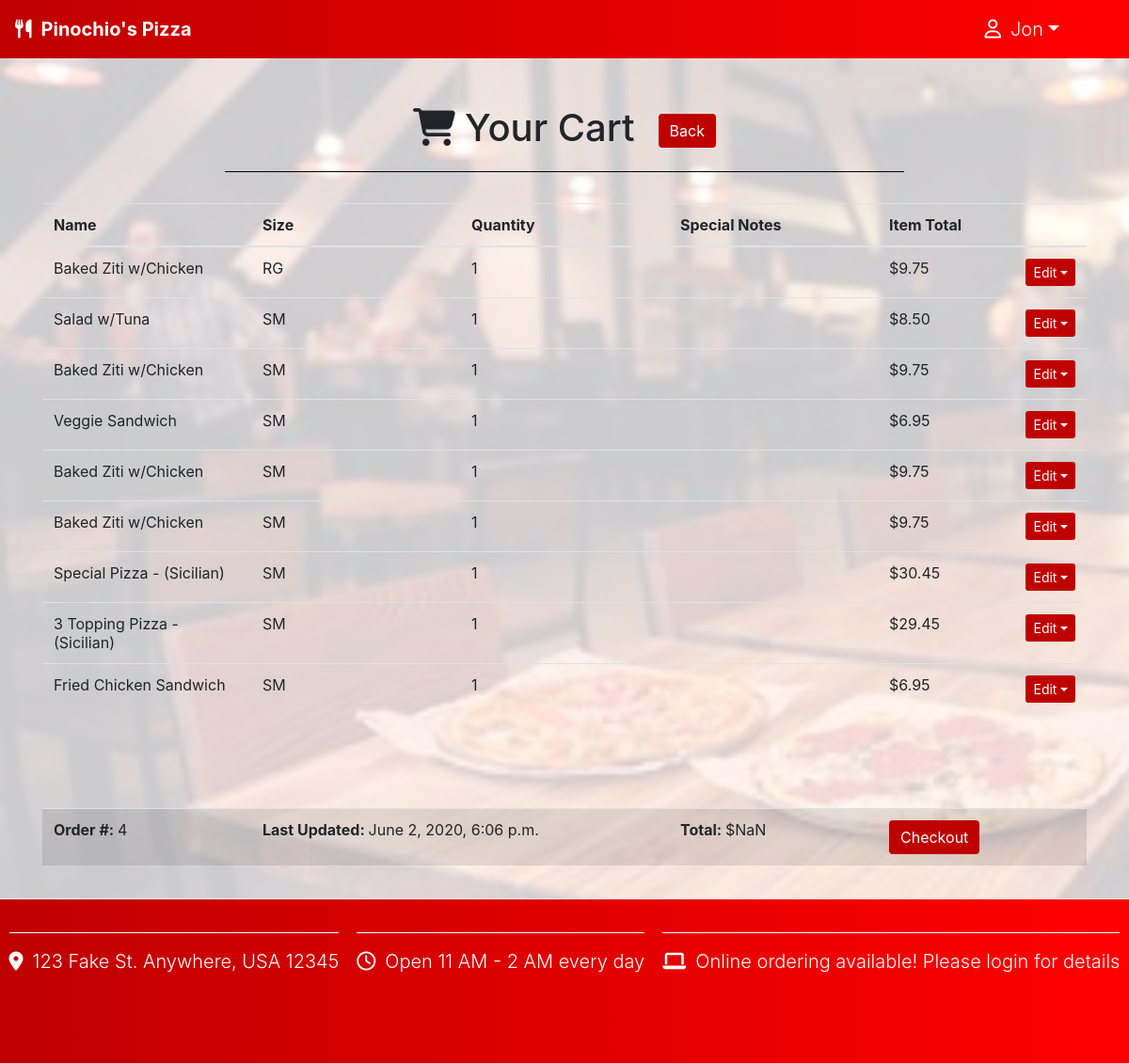
/viewCart (signed in), run on the app's committed database.
### orders/models.py (models this page shows, shortened)
class OrderDetail(models.Model):
    order = models.ForeignKey(Order, on_delete=models.CASCADE)
    item = models.ForeignKey(MenuItem, on_delete=models.CASCADE)
    ITEM_SIZES = [
    ('SM', "Small"),
    ('LG', "Large")
    ]
    size = models.CharField(max_length=2, blank=True, choices=ITEM_SIZES)
    quantity = models.IntegerField(default=1)
    toppings = models.ManyToManyField(PizzaTopping, blank=True)
    sandwichToppings = models.ManyToManyField(CheesesteakTopping, blank=True)
    extraCheese = models.BooleanField(default=False)
    total = models.DecimalField(max_digits=4, decimal_places=2, default=0.0)
    notes = models.CharField(max_length=64, blank=True)
    def updateTotal(self):
        self.total = self.item.priceLarge * self.quantity if self.size == 'LG' else self.item.priceSmall * self.quantity
        self.save()
        return self.total

class MenuItem(models.Model):
    name = models.CharField(max_length=30)
    priceSmall = models.DecimalField(max_digits=4, decimal_places=2, default=0.0)
    priceLarge = models.DecimalField(max_digits=4, decimal_places=2, default=0.0)
    PIZZA_STYLES = [
        ('NML', "Normal"),
        ('SCL', "Sicilian")
    ]
    pizzaStyle = models.CharField(max_length=3, choices=PIZZA_STYLES, blank=True)
    pizzaToppingsCount = models.IntegerField(default=0)
    category = models.ForeignKey(Category, on_delete=models.CASCADE)
    def __str__(self):
        if self.pizzaStyle != '':
            return f"{self.name} - ({self.get_pizzaStyle_display()})"
        else:
            return f"{self.name}"

class Order(models.Model):
    id = models.AutoField(primary_key=True)
    user = models.ForeignKey(settings.AUTH_USER_MODEL, on_delete=models.CASCADE)
    created = models.DateTimeField(auto_now_add=True)
    lastUpdated = models.DateTimeField(auto_now=True)
    items = models.ManyToManyField(MenuItem, blank=True, through='OrderDetail')
    completed = models.BooleanField(default=False)
    total = models.DecimalField(max_digits=6, decimal_places=2, default=0.0)
    def updateTotal(self):
        order_items = OrderDetail.objects.filter(order = self.id).all()
        self.total = order_items.aggregate(Sum('total'))['total__sum'] if len(order_items) > 0 else 0.0
        self.save()
        return self.total

### orders/views.py (the view)
# urls.py: path("viewCart", viewCart.as_view(), name="viewCart"),
class viewCart(ListView):
    template_name = "orders/viewCart.html"
    def get_queryset(self):
        try:
            currentOrder = Order.objects.get(user=self.request.user, completed=False)
        except Order.DoesNotExist:
            currentOrder = None
        return OrderDetail.objects.filter(order = currentOrder)
    def get_context_data(self, **kwargs):
        context = super().get_context_data(**kwargs)
        currentOrder = Order.objects.get(user=self.request.user, completed=False)
        context["paymentPrice"] = currentOrder.total * 100
        return context

### orders/templates/orders/viewCart.html (shortened to what this page needs)
{% extends 'base.html' %}
{% load static %}
{% block body %}
<h1 class="specialHeader"><i class="fas fa-shopping-cart"></i>Your Cart<button class="btn btn-primary">Back</button></h1>
  <table class="table" id="cartDisplay">
    <thead>
        <tr>
        <th>Name</th>
        <th>Size</th>
        <th>Quantity</th>
        <th>Special Notes</th>
        <th>Item Total</th>
        </tr>
    </thead>
    {% if object_list %}
    <tbody>
      {% for detail in object_list %}
      <tr>
        <td>{{ detail.item }}</td>
        {% if detail.size %}
        <td>{{ detail.size }}</td>
        {% else %}
        <td>RG</td>
        {% endif %}
        <td>{{ detail.quantity }}</td>
        <td>{{ detail.notes }}</td>
        <td>${{ detail.updateTotal }}<div id="itemEditOptions" class="dropdown">
          <button class="btn btn-primary dropdown-toggle btn-sm" type="button" data-toggle="dropdown">Edit</button>
          </div>
        </td>
      </tr>
      {% endfor %}
      </tbody>
      <tfoot>
        <tr>
        <td id="orderNumber" data-order="{{ object_list.0.order.id }}"><b>Order #: </b>{{ object_list.0.order.id }}</td>
        <td colspan="2"><b>Last Updated: </b>{{ object_list.0.order.lastUpdated }}</td>
        <td><b>Total: </b><span id="orderTotalClean">$</span></td>
        <td><button class="btn btn-primary">Checkout</button></td>
        </tr>
      </tfoot>
  {% endif %}
  </table>
{% endblock %}

### templates/base.html (shortened to what this page needs)
{% load static %}
<html>
  <head>
    <link href="https://maxcdn.bootstrapcdn.com/bootstrap/4.1.3/css/bootstrap.min.css" rel="stylesheet">
    <link rel="stylesheet" href="{% static 'styles.css' %}">
  </head>
  <nav class="navbar navbar-expand-lg">
    <a class="navbar-brand lead" href="/"><i class="fas fa-utensils"></i>Pinochio's Pizza</a>
    <ul class="navbar-nav ml-auto">
      {% if user.username %}
      <div class="dropdown d-inline">
        <a class="nav-link dropdown-toggle lead" role="button" id="userDetails" data-toggle="dropdown"><i class="far fa-user"></i>{{ user.username }}</a>
      </div>
      {% endif %}
    </ul>
  </nav>
  <body>
    <div class="container">
    <div id="restaurant-pic"></div>
    {% block body %}
    {% endblock %}
    </div>
  </body>
  <footer>
    <div>
      <div class="footer-details"><p class="lead"><i class="fas fa-map-marker-alt"></i>123 Fake St. Anywhere, USA 12345</p></div>
      <div class="footer-details"><p class="lead"><i class="far fa-clock"></i>Open 11 AM - 2 AM every day</p></div>
      <div class="footer-details"><p class="lead"><i class="fas fa-laptop"></i>Online ordering available! Please login for details</p></div>
    </div>
  </footer>
</html>

### static/styles.css (style rules this page uses)
body, html { text-align: center; min-height: 100%; position: relative; }
.navbar { background-image: linear-gradient(to right, #bf0000, red); }
i { margin-right: 10px; }
.footer-details { height: 50%; }
.specialHeader button { margin-left: 25px; }
.container { min-height: 75vh; display: block; z-index: -1; }
footer div { height: 75%; border-top: 1px solid white; margin-top: 35px; display: flex; flex-flow: row wrap; justify-content: space-around; }
.footer-details > p { margin-top: 15px; }
.btn-primary { background-color: #bf0000; border: black; }
#restaurant-pic { position: absolute; top: 0; bottom: 0; right: 0; left: 0; width: 100%; height: 100%; opacity: .2; background-image: url("images/pizza_restaurant_photo.jpg"); background-size: cover; z-index: -1; }
footer { color: white; height: 175px; position: relative; bottom: 0; width: 100%; background-image: linear-gradient(to right, #bf0000, red); }
.navbar > a { color: white; font-weight: bold; }
#userDetails { color: white; margin-right: 50px; }
table { columns: 6; table-layout: fixed; }
tbody { display: none; }
tbody button { margin-left: 30px; }
.specialHeader { width: 65%; margin: 0 auto; margin-top: 50px; margin-bottom: 3%; border-bottom: 1px solid black; padding-bottom: 2%; }
tfoot > tr { background-color: rgba(0,0,0,.10); }
#cartDisplay tbody { display: table-row-group; }
tfoot::before { content: ''; display: block; height: 100px; }
#itemEditOptions { display: inline; float: right; }

### data on the page
OrderDetail: item "Baked Ziti w/Chicken", shows "RG", quantity "1", updateTotal "9.75", order "4", order.lastUpdated "June 2, 2020, 6:06 p.m."
OrderDetail: item "Salad w/Tuna", size "SM", quantity "1", updateTotal "8.50"
OrderDetail: item "Baked Ziti w/Chicken", size "SM", quantity "1", updateTotal "9.75"
OrderDetail: item "Veggie Sandwich", size "SM", quantity "1", updateTotal "6.95"
OrderDetail: item "Baked Ziti w/Chicken", size "SM", quantity "1", updateTotal "9.75"
OrderDetail: item "Baked Ziti w/Chicken", size "SM", quantity "1", updateTotal "9.75"
OrderDetail: item "Special Pizza - (Sicilian)", size "SM", quantity "1", updateTotal "30.45"
OrderDetail: item "3 Topping Pizza - (Sicilian)", size "SM", quantity "1", updateTotal "29.45"
OrderDetail: item "Fried Chicken Sandwich", size "SM", quantity "1", updateTotal "6.95"

### other printed values
{{ user.username }} "Jon"
